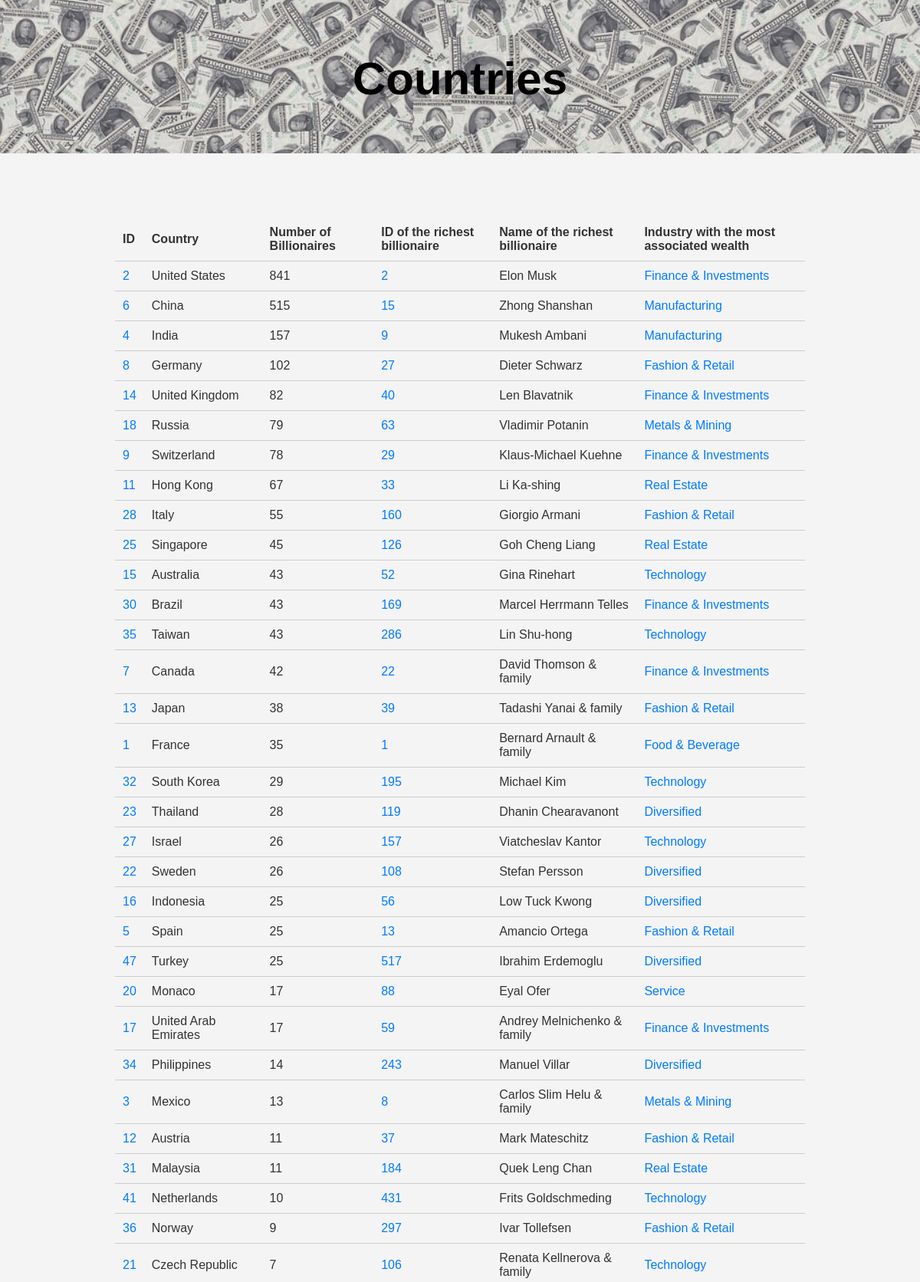
The page /countries_by_billionaires (upper part) on the database its author committed.
### tables this page shows
CREATE TABLE People (
        id INTEGER PRIMARY KEY,
        position INTEGER,
        wealth INTEGER,
        full_name TEXT,
        age INTEGER,
        citizenship TEXT,
        gender TEXT,
        birth_date NUMERIC,
        last_name TEXT,
        first_name TEXT,
        birth_year INTEGER,
        birth_month NUMERIC,
        birth_day INTEGER,
        residence_id INTEGER REFERENCES Residences (id),
        industry_id INTEGER REFERENCES Industries (id)
    );

### app.py (the view)
@app.route('/countries_by_billionaires')
def countries_by_billionaires():
    countries_query = """
    SELECT r.country_id,
           r.country_of_residence AS country_name,
           COUNT(p.id) AS num_billionaires,
           p.id AS billionaire_id,
           (SELECT p2.full_name
            FROM people p2
            JOIN residences r2 ON p2.residence_id = r2.id
            WHERE r2.country_of_residence = r.country_of_residence
            ORDER BY p2.wealth DESC
            LIMIT 1) AS richest_billionaire_name,
           (SELECT i.industry
            FROM people p3
            JOIN industries i ON p3.industry_id = i.id
            JOIN residences r3 ON p3.residence_id = r3.id
            WHERE r3.country_of_residence = r.country_of_residence
            GROUP BY i.industry
            ORDER BY COUNT(p3.id) DESC
            LIMIT 1) AS top_industry
    FROM residences r
    JOIN people p ON r.id = p.residence_id
    GROUP BY r.country_of_residence, r.country_id
    ORDER BY num_billionaires DESC;

    """
    _, countries = execute_query(countries_query)
    return render_template('countries_by_billionaires.html', countries=countries)

### app.py (called while the page is built)
def execute_query(query, params=None):
    conn = sqlite3.connect(db_path)
    cursor = conn.cursor()
    cursor.execute(query, params or [])
    columns = [description[0] for description in cursor.description]
    results = cursor.fetchall()
    conn.close()
    return columns, results

### templates/countries_by_billionaires.html (shortened to what this page needs)
<!DOCTYPE html>
<html lang="pt">
<head>
    <link rel="stylesheet" href="{{ url_for('static', filename='style.css') }}">
</head>
<body>
    <header>
        <img src="{{ url_for('static', filename='header-image.jpg') }}" alt="Header Image" class="header-image">
        <h1 class="header-title">Countries</h1>
    </header>
    <main>
        <table>
            <thead>
                <tr>
                    <th>ID</th>
                    <th>Country</th>
                    <th>Number of Billionaires</th>
                    <th>ID of the richest billionaire</th>
                    <th>Name of the richest billionaire</th>
                    <th>Industry with the most associated wealth</th>
                </tr>
            </thead>
            <tbody>
                {% for country in countries %}
                    <tr>
                        <td><a href="{{ url_for('country_details', country_id=country[0]) }}">{{ country[0] }}</a></td>
                        <td>{{ country[1] }}</td>
                        <td>{{ country[2] }}</td>
                        <td><a href="{{ url_for('billionaire_details', person_id=country[3]) }}">{{ country[3] }}</a></td>
                        <td>{{ country[4] }}</td>
                        <td><a href="{{ url_for('industry_details', industry_name=country[5]) }}">{{ country[5] }}</a></td>
                    </tr>
                {% endfor %}
            </tbody>
        </table>
    </main>
</body>
</html>

### static/style.css (style rules this page uses)
body { font-family: Arial, sans-serif; margin: 0; padding: 0; background-color: #f4f4f4; color: #333; }
header { position: relative; text-align: center; color: black; margin-bottom:40px; }
.header-image { width: 100%; height: 200px; object-fit: cover; opacity: 0.8; }
.header-title { position: absolute; top: 50%; left: 50%; transform: translate(-50%, -50%); color: black; font-size: 60px; font-weight: bold; margin: 0; }
main { padding: 20px; max-width: 900px; margin: 0 auto; }
table { width: 100%; border-collapse: collapse; margin-top: 20px; }
table th, table td { text-align: left; padding: 10px; border-bottom: 1px solid #ccc; }
table th { background-color: #f4f4f4; }
table td a { color: #007BFF; text-decoration: none; }

### rows shown on the page
People: country "2", citizenship "United States", country "841", id "2", full_name "Elon Musk", country "Finance & Investments"
People: country "6", citizenship "China", country "515", id "15", full_name "Zhong Shanshan", country "Manufacturing"
People: birth_month "4", citizenship "India", country "157", id "9", full_name "Mukesh Ambani", country "Manufacturing"
People: country "8", citizenship "Germany", country "102", id "27", full_name "Dieter Schwarz", country "Fashion & Retail"
People: country "14", country "United Kingdom", country "82", id "40", full_name "Len Blavatnik", country "Finance & Investments"
People: country "18", citizenship "Russia", country "79", id "63", full_name "Vladimir Potanin", country "Metals & Mining"
People: country "9", country "Switzerland", country "78", id "29", full_name "Klaus-Michael Kuehne", country "Finance & Investments"
People: country "11", citizenship "Hong Kong", country "67", id "33", full_name "Li Ka-shing", country "Real Estate"
People: country "28", citizenship "Italy", country "55", id "160", full_name "Giorgio Armani", country "Fashion & Retail"
People: country "25", citizenship "Singapore", country "45", id "126", full_name "Goh Cheng Liang", country "Real Estate"
People: country "15", citizenship "Australia", country "43", id "52", full_name "Gina Rinehart", country "Technology"
People: country "30", citizenship "Brazil", country "43", id "169", full_name "Marcel Herrmann Telles", country "Finance & Investments"
People: country "35", citizenship "Taiwan", country "43", id "286", full_name "Lin Shu-hong", country "Technology"
People: country "7", citizenship "Canada", country "42", id "22", full_name "David Thomson & family", country "Finance & Investments"
People: country "13", citizenship "Japan", country "38", id "39", full_name "Tadashi Yanai & family", country "Fashion & Retail"
People: country "1", citizenship "France", country "35", id "1", full_name "Bernard Arnault & family", country "Food & Beverage"
People: country "32", country "South Korea", country "29", id "195", full_name "Michael Kim", country "Technology"
People: country "23", citizenship "Thailand", country "28", id "119", full_name "Dhanin Chearavanont", country "Diversified"
People: country "27", country "Israel", country "26", id "157", full_name "Viatcheslav Kantor", country "Technology"
People: country "22", citizenship "Sweden", country "26", id "108", full_name "Stefan Persson", country "Diversified"
People: country "16", citizenship "Indonesia", country "25", id "56", full_name "Low Tuck Kwong", country "Diversified"
People: country "5", citizenship "Spain", country "25", id "13", full_name "Amancio Ortega", country "Fashion & Retail"
People: country "47", citizenship "Turkey", country "25", id "517", full_name "Ibrahim Erdemoglu", country "Diversified"
People: country "20", country "Monaco", country "17", id "88", full_name "Eyal Ofer", country "Service"
People: country "17", country "United Arab Emirates", id "59", full_name "Andrey Melnichenko & family", country "Finance & Investments"
People: country "34", citizenship "Philippines", country "14", id "243", full_name "Manuel Villar", country "Diversified"
People: country "3", citizenship "Mexico", country "13", id "8", full_name "Carlos Slim Helu & family", country "Metals & Mining"
People: country "12", citizenship "Austria", country "11", id "37", full_name "Mark Mateschitz", country "Fashion & Retail"
People: country "31", citizenship "Malaysia", country "11", id "184", full_name "Quek Leng Chan", country "Real Estate"
People: country "41", citizenship "Netherlands", country "10", id "431", full_name "Frits Goldschmeding", country "Technology"
People: country "36", citizenship "Norway", country "9", id "297", full_name "Ivar Tollefsen", country "Fashion & Retail"
People: country "21", citizenship "Czech Republic", birth_month "7", id "106", full_name "Renata Kellnerova & family", country "Technology"
